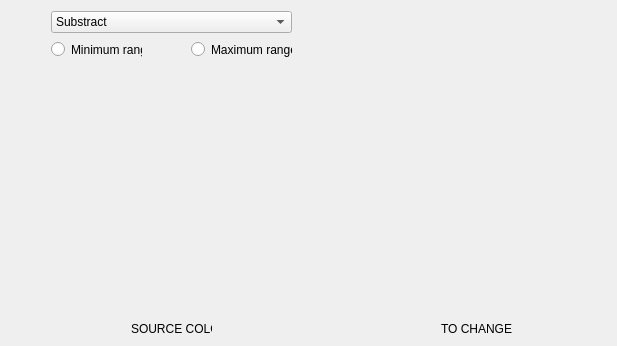
<?xml version="1.0" encoding="UTF-8"?>
<ui version="4.0">
 <class>Color_Manipulation</class>
 <widget class="QDialog" name="Color_Manipulation">
  <property name="geometry">
   <rect>
    <x>0</x>
    <y>0</y>
    <width>617</width>
    <height>346</height>
   </rect>
  </property>
  <property name="windowTitle">
   <string>Dialog</string>
  </property>
  <property name="modal">
   <bool>false</bool>
  </property>
  <layout class="QHBoxLayout" name="horizontalLayout">
   <item>
    <widget class="QWidget" name="Contenedor" native="true">
     <widget class="QWidget" name="colorWheel_1" native="true">
      <property name="geometry">
       <rect>
        <x>40</x>
        <y>60</y>
        <width>241</width>
        <height>241</height>
       </rect>
      </property>
      <widget class="QWidget" name="horizontalLayoutWidget">
       <property name="geometry">
        <rect>
         <x>0</x>
         <y>0</y>
         <width>241</width>
         <height>241</height>
        </rect>
       </property>
       <layout class="QHBoxLayout" name="wheel_layout_1"/>
      </widget>
     </widget>
     <widget class="QWidget" name="colorWheel_2" native="true">
      <property name="geometry">
       <rect>
        <x>330</x>
        <y>60</y>
        <width>241</width>
        <height>241</height>
       </rect>
      </property>
      <widget class="QWidget" name="horizontalLayoutWidget_2">
       <property name="geometry">
        <rect>
         <x>0</x>
         <y>0</y>
         <width>241</width>
         <height>241</height>
        </rect>
       </property>
       <layout class="QHBoxLayout" name="wheel_layout_2"/>
      </widget>
     </widget>
     <widget class="QComboBox" name="operationBox">
      <property name="geometry">
       <rect>
        <x>40</x>
        <y>0</y>
        <width>241</width>
        <height>22</height>
       </rect>
      </property>
      <item>
       <property name="text">
        <string>Substract</string>
       </property>
      </item>
      <item>
       <property name="text">
        <string>Change</string>
       </property>
      </item>
     </widget>
     <widget class="QLabel" name="label">
      <property name="geometry">
       <rect>
        <x>120</x>
        <y>310</y>
        <width>81</width>
        <height>16</height>
       </rect>
      </property>
      <property name="text">
       <string>SOURCE COLOR</string>
      </property>
     </widget>
     <widget class="QLabel" name="label_2">
      <property name="geometry">
       <rect>
        <x>430</x>
        <y>310</y>
        <width>81</width>
        <height>16</height>
       </rect>
      </property>
      <property name="text">
       <string>TO CHANGE</string>
      </property>
     </widget>
     <widget class="QRadioButton" name="minimum">
      <property name="geometry">
       <rect>
        <x>40</x>
        <y>30</y>
        <width>91</width>
        <height>17</height>
       </rect>
      </property>
      <property name="text">
       <string>Minimum range</string>
      </property>
     </widget>
     <widget class="QRadioButton" name="maximum">
      <property name="geometry">
       <rect>
        <x>180</x>
        <y>30</y>
        <width>101</width>
        <height>17</height>
       </rect>
      </property>
      <property name="text">
       <string>Maximum range</string>
      </property>
     </widget>
    </widget>
   </item>
  </layout>
 </widget>
 <resources/>
 <connections/>
</ui>
